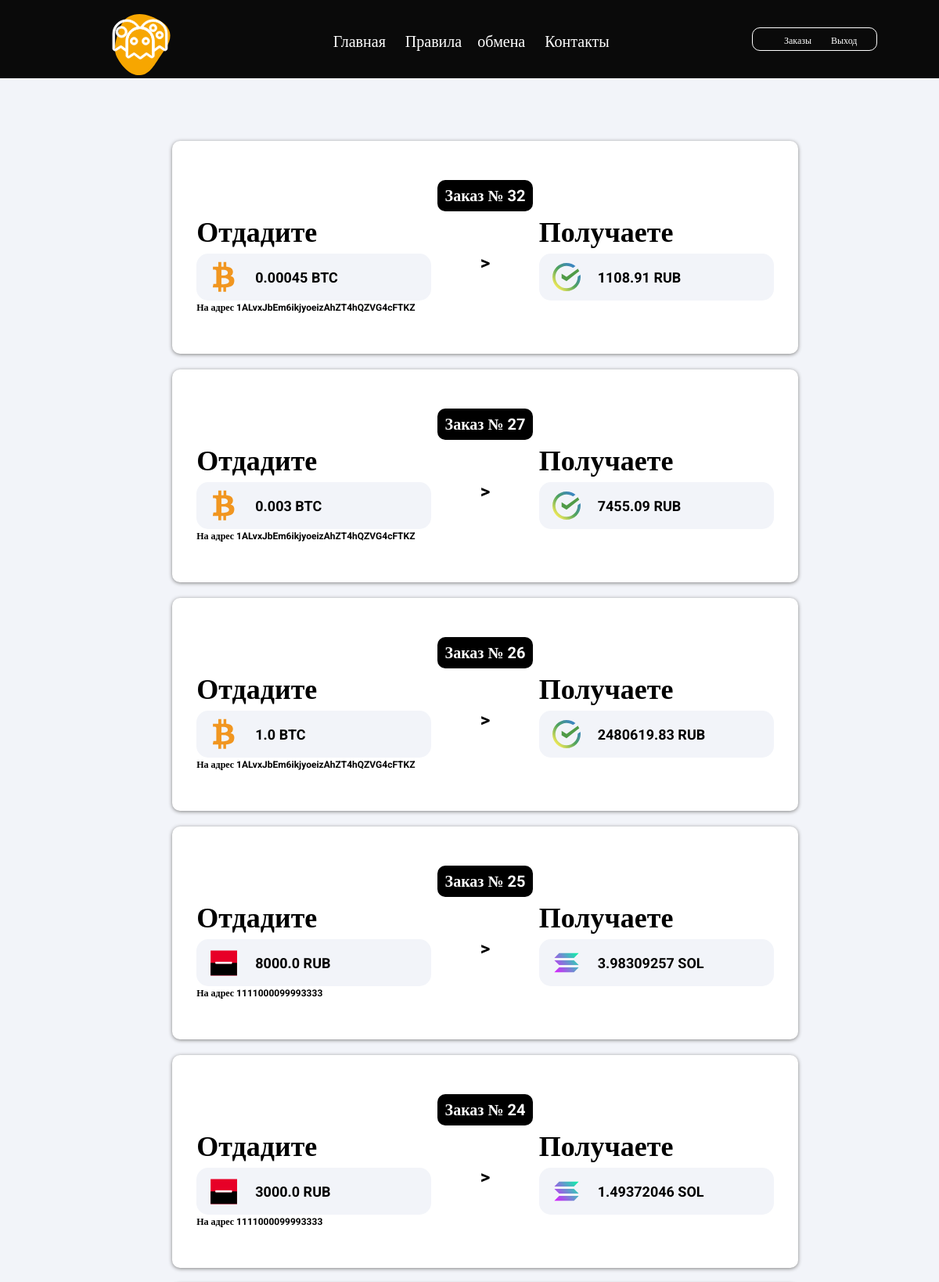
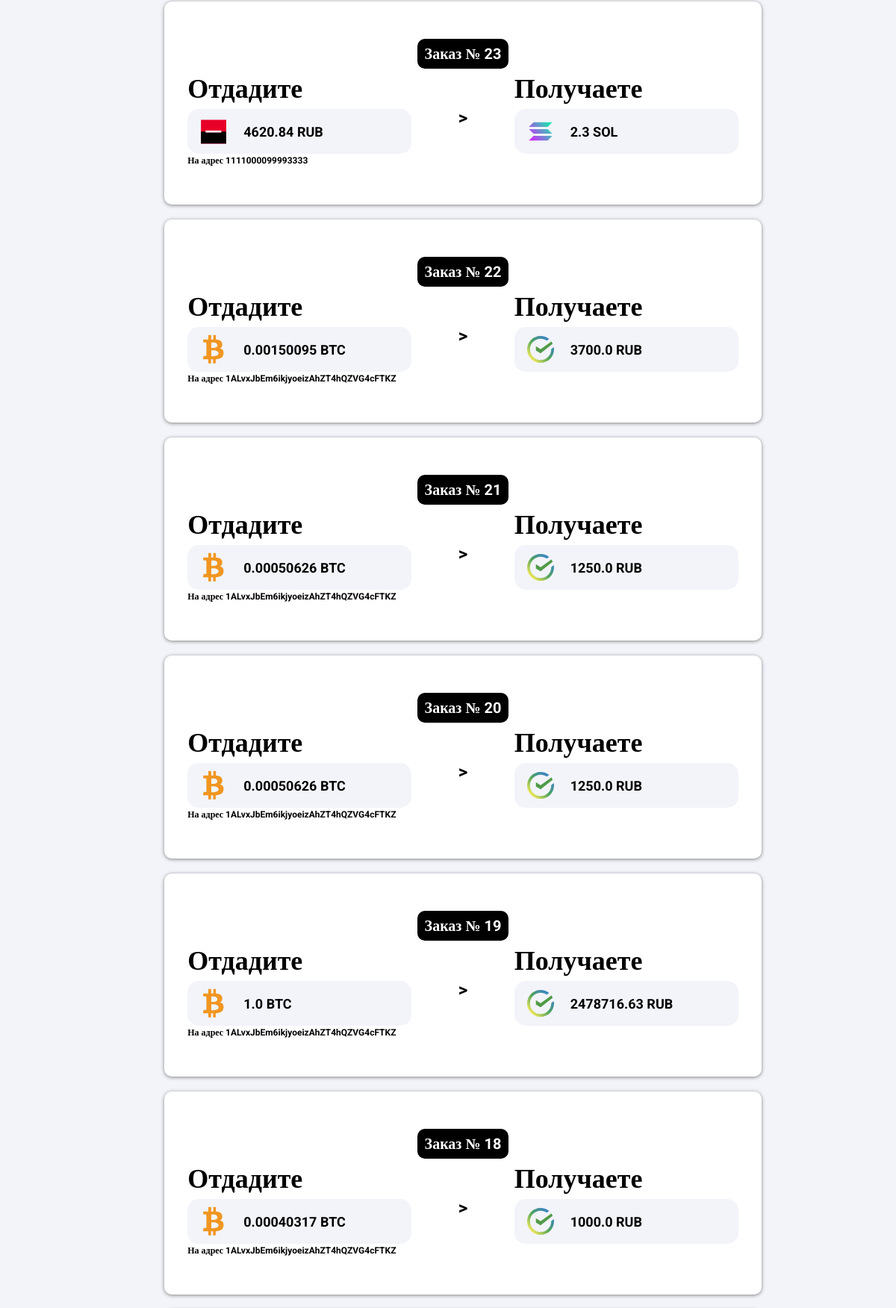
The page /orders/ (signed in, upper part) on the database its author committed (2 pictures, top to bottom).
### main/models.py (models this page shows, shortened)
class Order(models.Model):
    number = models.IntegerField(
        null = False,
        default = 0,
    )
    random_string = models.CharField(
        max_length = 200,
        null = False,
        default = 'Нет строки',
    )
    date_time = models.DateTimeField(
        null = False,
        default = timezone.now,
    )
    give_sum = models.FloatField(
        null = False,
        default = 0,
    )
    receive_sum = models.FloatField(
        null = False,
        default = 0,
    )
    give = models.ForeignKey(
        GiveCurrency,
        on_delete = models.SET_NULL,
        null = True,
    )
    receive = models.ForeignKey(
        ReceiveCurrency,
        on_delete = models.SET_NULL,
        null = True,
    )
    give_token_standart = models.ForeignKey(
        TokenStandart,
        on_delete = models.SET_NULL,
        null = True,
        related_name = 'give_token_standart',
    )
    receive_token_standart = models.ForeignKey(
        TokenStandart,
        on_delete = models.SET_NULL,
        null = True,
        related_name = 'receive_token_standart',
    )
    receive_name = models.CharField(
        max_length = 255,
        null = False,
        default = 'Без имени',
    )
    receive_address = models.CharField(
        max_length = 255,
        null = False,
        default = 'Без адреса',
    )
    address_to = models.ForeignKey(
        AddressTo,
        on_delete = models.SET_NULL,
        null = True,
    )
    paid = models.BooleanField(
        null = False,
        default = False,
    )
    user = models.ForeignKey(
        User,
        null = True,
        on_delete = models.SET_NULL,
    )
    status = models.ForeignKey(
        OrderStatus,
        null = True,
        on_delete = models.SET_NULL,
    )
    def get_absolute_url(self):
        return reverse('order_info', kwargs={'random_string': self.random_string })

class GiveCurrency(models.Model):
    currency_name = models.CharField(
        max_length = 150,
    )
    currency_name_short = models.CharField(
        max_length = 10,
    )
    image = models.FileField(
        upload_to = 'images/coins/',
        null = False,
    )
    category_payment_method = models.ForeignKey(
        CategoryPaymentMethod,
        on_delete = models.SET_NULL,
        null = True,
    )
    token_standart = models.ManyToManyField(
        TokenStandart,
    )

class AddressTo(models.Model):
    address = models.CharField(
        max_length = 255,
        null = False,
        default = 'Без адреса',
    )
    currency = models.ForeignKey(
        GiveCurrency,
        on_delete = models.SET_NULL,
        null = True,
    )
    token_standart = models.ForeignKey(
        TokenStandart,
        on_delete = models.SET_NULL,
        null = True,
    )
    def __str__(self) -> str:
        return f'{self.address}'

class ReceiveCurrency(models.Model):
    currency_name = models.CharField(max_length=150)
    currency_name_short = models.CharField(max_length=10)
    image = models.FileField(upload_to='images/coins/', null=False)
    category_payment_method = models.ForeignKey(CategoryPaymentMethod, on_delete=models.SET_NULL, null=True)
    token_standart = models.ManyToManyField(TokenStandart)

### main/views.py (the view, shortened to what this page needs)
# urls.py: path('orders/', views.OrdersList.as_view(), name='orders'),
class OrdersList(ListView):
    template_name = 'main/order_list.html'
    context_object_name = 'orders'
    extra_context = {
            'nav_bar': NAV_BAR,
            'MEDIA_URL': MEDIA_URL,
            'title': 'Заказы',
        }
    ordering = ['-date_time',]

### main/templates/main/order_list.html (shortened to what this page needs)
{% extends 'base.html' %}
{% load static %}
{% block header %}
    <link rel="stylesheet" href="{% static 'main/css/order_list.css' %}" type="text/css">
{% endblock %}
{% block content %}
    <div class="content">
        <ul>
            {% for order in orders %}
                <li>
                    <div class="order-wrap">
                        <div class="head">
                            <div class="number">Заказ № {{ order.number }}</div>
                        </div>
                        <a href="{{ order.get_absolute_url }}" class="middle">
                            <div>
                                <h2>Отдадите</h2>
                                <div class="check receive">
                                    <div><img src="{{ MEDIA_URL }}{{ order.give.image }}"></div>
                                    <div>{{ order.give_sum }} {{ order.give.currency_name_short }}</div>
                                </div>
                                <div class="address-to-wrap"><span>На адрес {{ order.address_to }}</span></div>
                            </div>
                            <div style="display: table;"><div style="display: table-cell; vertical-align: middle;">></div></div>
                            <div>
                                <h2>Получаете</h2>
                                <div class="check give">
                                    <div><img src="{{ MEDIA_URL }}{{ order.receive.image }}"></div>
                                    <div>{{ order.receive_sum }} {{ order.receive.currency_name_short }}</div>
                                </div>
                            </div>
                        </a>
                    </div>
                </li>
            {% endfor %}
        </ul>
    </div>
{% endblock %}

### static/main/css/base.css (style rules this page uses)
* { margin: 0px; box-sizing: border-box; }
body { font-family: 'Roboto'; font-size: 20px; font-weight: 400; line-height: 1.5; color: #292b2c; background-color: #fff; }
.content { font-family: 'Roboto', cursive; min-height: 100%; }

### static/main/css/order_list.css (style rules this page uses)
body { background-color: #f2f4f9; font-family: 'Roboto', cursive; }
.content { margin: 30px auto; max-width: 900px; padding: 30px 30px; min-height: 100%; border-radius: 15px; }
.check { display: flex; width: 300px; background-color: #f2f4f9; border-radius: 15px; }
.check div { margin: auto 5px; font-size: 18px; }
.check img { width: 60px; }
.number { background-color: black; color: white; padding: 5px 10px; border-radius: 10px; text-align: center; }

### main/templates/main/order_list.html (style rules this page uses)
.order-wrap { background-color: rgb(255, 255, 255); padding: 50px 0px; font-weight: bolder; border-radius: 10px; margin-top: 20px; box-shadow: 0px 1px 5px 0px grey; }
.middle { display: flex; justify-content: space-around; font-size: 24px; text-decoration: none; color: black; }
.address-to-wrap { font-size: 12px; }
.content ul { list-style: none; }
.head { display: flex; justify-content: center; }

### rows shown on the page
Order: number "32", give.image (picture), give_sum "0.00045", give.currency_name_short "BTC", address_to "1ALvxJbEm6ikjyoeizAhZT4hQZVG4cFTKZ", receive.image (picture), receive_sum "1108.91", receive.currency_name_short "RUB"
Order: number "27", give.image (picture), give_sum "0.003", give.currency_name_short "BTC", address_to "1ALvxJbEm6ikjyoeizAhZT4hQZVG4cFTKZ", receive.image (picture), receive_sum "7455.09", receive.currency_name_short "RUB"
Order: number "26", give.image (picture), give_sum "1.0", give.currency_name_short "BTC", address_to "1ALvxJbEm6ikjyoeizAhZT4hQZVG4cFTKZ", receive.image (picture), receive_sum "2480619.83", receive.currency_name_short "RUB"
Order: number "25", give.image (picture), give_sum "8000.0", give.currency_name_short "RUB", address_to "1111000099993333", receive.image (picture), receive_sum "3.98309257", receive.currency_name_short "SOL"
Order: number "24", give.image (picture), give_sum "3000.0", give.currency_name_short "RUB", address_to "1111000099993333", receive.image (picture), receive_sum "1.49372046", receive.currency_name_short "SOL"
Order: number "23", give.image (picture), give_sum "4620.84", give.currency_name_short "RUB", address_to "1111000099993333", receive.image (picture), receive_sum "2.3", receive.currency_name_short "SOL"
Order: number "22", give.image (picture), give_sum "0.00150095", give.currency_name_short "BTC", address_to "1ALvxJbEm6ikjyoeizAhZT4hQZVG4cFTKZ", receive.image (picture), receive_sum "3700.0", receive.currency_name_short "RUB"
Order: number "21", give.image (picture), give_sum "0.00050626", give.currency_name_short "BTC", address_to "1ALvxJbEm6ikjyoeizAhZT4hQZVG4cFTKZ", receive.image (picture), receive_sum "1250.0", receive.currency_name_short "RUB"
Order: number "20", give.image (picture), give_sum "0.00050626", give.currency_name_short "BTC", address_to "1ALvxJbEm6ikjyoeizAhZT4hQZVG4cFTKZ", receive.image (picture), receive_sum "1250.0", receive.currency_name_short "RUB"
Order: number "19", give.image (picture), give_sum "1.0", give.currency_name_short "BTC", address_to "1ALvxJbEm6ikjyoeizAhZT4hQZVG4cFTKZ", receive.image (picture), receive_sum "2478716.63", receive.currency_name_short "RUB"
Order: number "18", give.image (picture), give_sum "0.00040317", give.currency_name_short "BTC", address_to "1ALvxJbEm6ikjyoeizAhZT4hQZVG4cFTKZ", receive.image (picture), receive_sum "1000.0", receive.currency_name_short "RUB"

### other values the page prints
{{ link.title }} "Главная" "Правила обмена" "Контакты"
